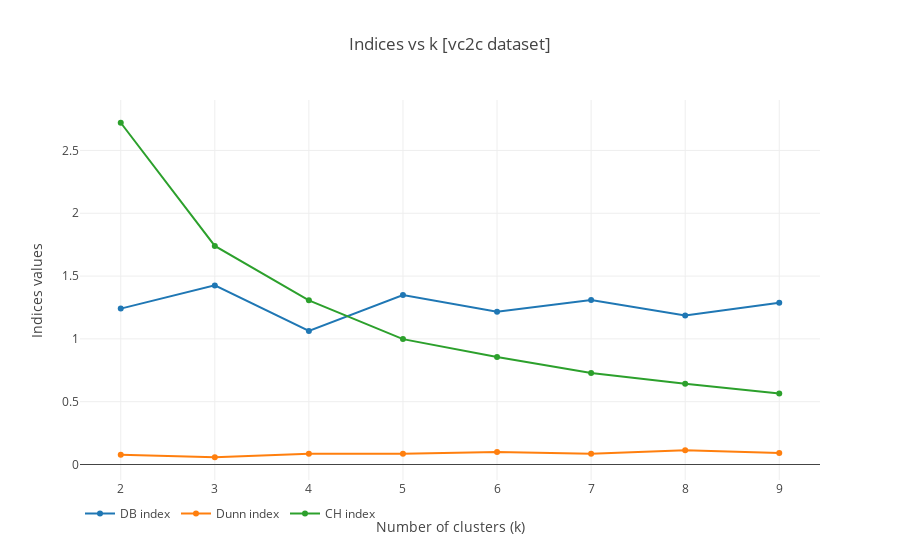
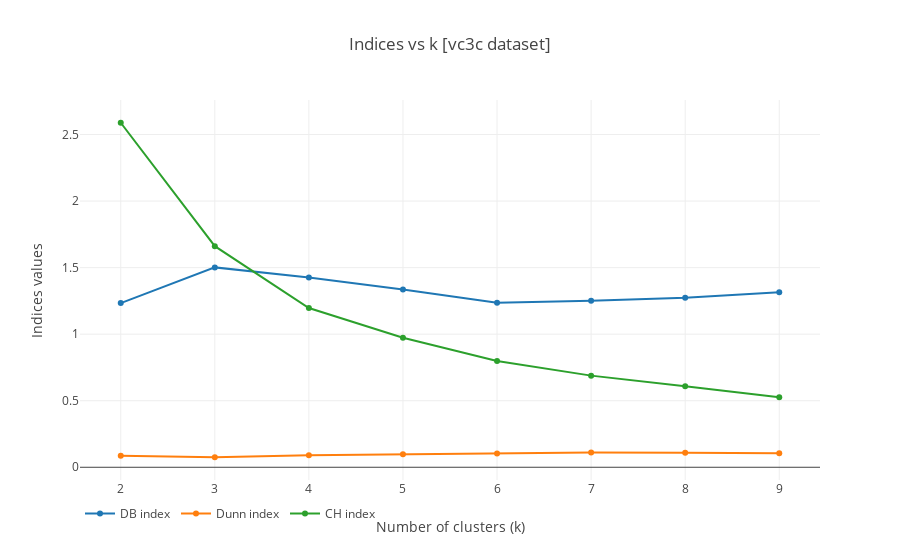

The notebook cell saved with these charts, in order:
### Code cell
def plot_validation_indices(dataset_name, validation_indices):
    data = []
    for index_name, results_vec in validation_indices.items():
    #for validation_index in validation_indices:
        #print(index_name)
        #print(results_vec[dataset_name])
        data.append(go.Scatter(
            x=[i for i in range(2, len(results_vec[dataset_name])+2)],
            y=results_vec[dataset_name], 
            mode='lines+markers', 
            name="{} index".format(index_name)))

    
    layout = go.Layout(
        title = "Indices vs k [{} dataset]".format(dataset_name),
        legend=dict(orientation="h", y=-.05),
        xaxis=dict(title="Number of clusters (k)"),
        yaxis=dict(title="Indices values")
    )

    fig = go.Figure(data=data, layout=layout)
    plt.iplot(fig)


for dataset_name in datasets:
    plot_validation_indices(dataset_name, validation_indices)
    #plot_db(db[dataset_name], dataset_name)
    for index_name, results_vec in validation_indices.items():
        results = results_vec[dataset_name]
        k_opt = np.argmin(results) if index_name=='DB' else np.argmax(results)
        k_opt += 2
        print("K_opt for {} dataset using {} index: {}".format(
              dataset_name, index_name, k_opt))
        
    #print("K_opt for {} dataset is: {}".format(dataset_name, np.argmin(db[dataset_name])+2))

### Figure 1 — Plotly figure (JSON) as saved in the notebook; plotly's stock layout.template omitted (floating-point values rounded to 4 significant figures)
{"data": [{"mode": "lines+markers", "name": "DB index", "type": "scatter", "uid": "38999704-2a8b-4666-b72e-a64c818ac6ea", "x": [2, 3, 4, 5, 6, 7, 8, 9], "y": [1.241, 1.426, 1.063, 1.349, 1.216, 1.31, 1.186, 1.287]}, {"mode": "lines+markers", "name": "Dunn index", "type": "scatter", "uid": "b6bd2550-933a-43db-9c98-29d43ec2c0e9", "x": [2, 3, 4, 5, 6, 7, 8, 9], "y": [0.07779, 0.05779, 0.08542, 0.08616, 0.09883, 0.08524, 0.1125, 0.09127]}, {"mode": "lines+markers", "name": "CH index", "type": "scatter", "uid": "bc812f7a-4ea8-4e61-80ef-843b4b65114d", "x": [2, 3, 4, 5, 6, 7, 8, 9], "y": [2.721, 1.74, 1.307, 0.9982, 0.8561, 0.7286, 0.6435, 0.5646]}], "layout": {"legend": {"orientation": "h", "y": -0.05}, "title": {"text": "Indices vs k [vc2c dataset]"}, "xaxis": {"title": {"text": "Number of clusters (k)"}}, "yaxis": {"title": {"text": "Indices values"}}}}

### Figure 2 — Plotly figure (JSON) as saved in the notebook; plotly's stock layout.template omitted (floating-point values rounded to 4 significant figures)
{"data": [{"mode": "lines+markers", "name": "DB index", "type": "scatter", "uid": "39ac85b6-df88-4109-b494-8507bbc54a3a", "x": [2, 3, 4, 5, 6, 7, 8, 9], "y": [1.234, 1.502, 1.426, 1.336, 1.236, 1.251, 1.274, 1.315]}, {"mode": "lines+markers", "name": "Dunn index", "type": "scatter", "uid": "7688e1c1-a2d8-46d3-930e-a0c339d9e9ea", "x": [2, 3, 4, 5, 6, 7, 8, 9], "y": [0.08728, 0.07529, 0.09095, 0.09742, 0.1035, 0.1109, 0.1082, 0.1047]}, {"mode": "lines+markers", "name": "CH index", "type": "scatter", "uid": "8a1e2bc8-3ea9-47df-bb77-d04d2fb944b9", "x": [2, 3, 4, 5, 6, 7, 8, 9], "y": [2.589, 1.661, 1.197, 0.9734, 0.798, 0.6886, 0.6089, 0.5267]}], "layout": {"legend": {"orientation": "h", "y": -0.05}, "title": {"text": "Indices vs k [vc3c dataset]"}, "xaxis": {"title": {"text": "Number of clusters (k)"}}, "yaxis": {"title": {"text": "Indices values"}}}}
